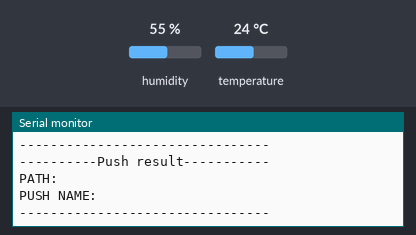
This sketch was run on a simulated Arduino MKR. Parts: the last lines printed to the serial monitor. The test bench sets the inputs (shaded band); at power-on: humidity 55 %, temperature 24 °C. WiFi joins after 1.5 s; servers stay silent unless stated.

Above: at 2.7 s.
2.8 s: humidity set to 22 %
At 2.96 s:
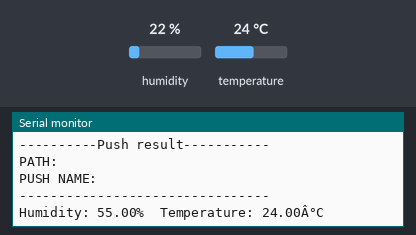
6.2 s: temperature set to 12 °C
At 6.91 s:
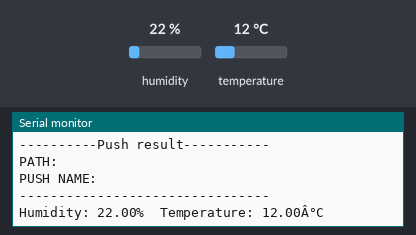
9.6 s: humidity set to 40 %
At 12.16 s:
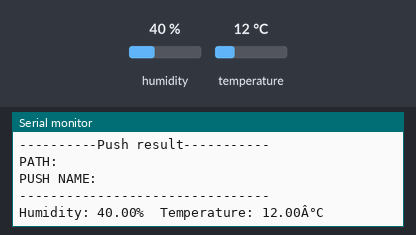
Timing chart, 0 to 13.7 s (numbered marks = the images above; inputs shaded):
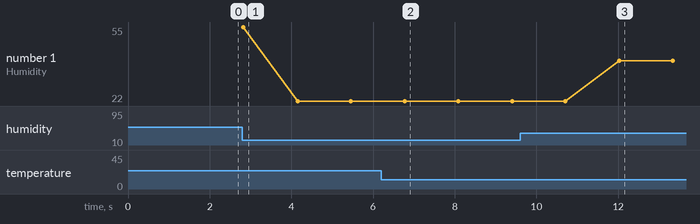

Measured:
- after the input at 6.2 s, the serial monitor: prints a new line after 0.58 s (image 2)
- after the input at 9.6 s, the serial monitor: prints a new line after 2.4 s (image 3)
- plotted number 1: 22 → 40 after the input at 9.6 s

The sketch:

FIREBASE.ino
```cpp
#include "Firebase_Arduino_WiFiNINA.h"

#include <WiFiNINA.h>
#include <DHT.h>

#define DHTPIN 3
#define DHTTYPE DHT11
DHT dht(DHTPIN, DHTTYPE);

#define WIFI_SSID ""
#define WIFI_PASSWORD ""

#define FIREBASE_HOST "yourhost.com"
#define FIREBASE_AUTH "youtauth"

FirebaseData lol;

void setup() {
  Serial.begin(9600);
  dht.begin();
  WiFi.begin(WIFI_SSID, WIFI_PASSWORD);
  Serial.print("Connecting to ");
  Serial.print(WIFI_SSID);
  while (WiFi.status() != WL_CONNECTED) {
  Serial.print(".");
  delay(500);
  }
  Firebase.begin(FIREBASE_HOST, FIREBASE_AUTH, WIFI_SSID, WIFI_PASSWORD);
  Firebase.reconnectWiFi(true);
}

void loop() {
  float h = dht.readHumidity();
  float t = dht.readTemperature();
  Serial.print("Humidity: ");  Serial.print(h);
  String fireHumid = String(h);
  Serial.print("%  Temperature: ");  Serial.print(t);  Serial.println("Â°C ");
  String fireTemp = String(t);
  String routeH= "/Sensor/Humedad";
  String routeT= "/Sensor/Temperatura";
  if (Firebase.pushInt(lol, routeH, h))
    {
      Serial.println("----------Push result-----------");
      Serial.println("PATH: " + lol.dataPath());
      Serial.print("PUSH NAME: ");
      Serial.println(lol.pushName());
      Serial.println("--------------------------------");
      Serial.println();
    }
    else
    {
      Serial.println("----------Can't push data--------");
      Serial.println("REASON: " + lol.errorReason());
      Serial.println("--------------------------------");
      Serial.println();
    }
  if (Firebase.pushInt(lol, routeT, t))
    {
      Serial.println("----------Push result-----------");
      Serial.println("PATH: " + lol.dataPath());
      Serial.print("PUSH NAME: ");
      Serial.println(lol.pushName());
      Serial.println("--------------------------------");
      Serial.println();
    }
    else
    {
      Serial.println("----------Can't push data--------");
      Serial.println("REASON: " + lol.errorReason());
      Serial.println("--------------------------------");
      Serial.println();
    }
  //Firebase.setString(lol,routeH,fireHumid);
  //Firebase.setString(lol,routeT,fireTemp);
  delay(1000);
  }
```
